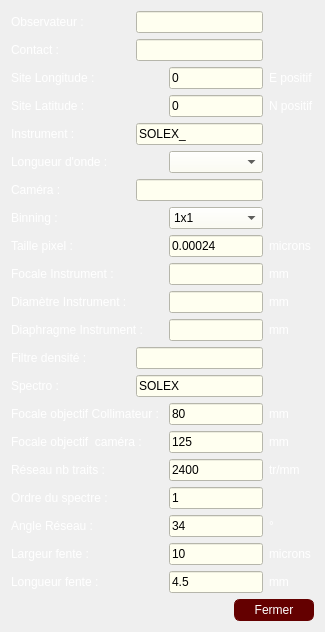
<?xml version="1.0" encoding="UTF-8"?>
<ui version="4.0">
 <class>param_dlg</class>
 <widget class="QDialog" name="param_dlg">
  <property name="geometry">
   <rect>
    <x>0</x>
    <y>0</y>
    <width>322</width>
    <height>613</height>
   </rect>
  </property>
  <property name="windowTitle">
   <string>BASS2000</string>
  </property>
  <property name="styleSheet">
   <string notr="true">QDialogWindow {color : white ; background-color : rgb(64,64,64)}
QPushButton { color: white; background-color: rgb(80,0,0) }
QPushButton::default {  color: white; background-color: rgb(100,0,0); border: 1px solid rgb(100,0,0) ;border-radius:6px}
QPushButton::default::pressed {  color: white; background-color: rgb(40,0,0); border: 1px solid rgb(100,0,0) ;border-radius:6px}
QLineEdit { color: black; background-color: ivory }
QTextEdit { color: black; background-color: ivory }
QCheckBox::indicator::unchecked {background-color: ivory; width: 13 px;height: 13 px}
QCheckBox::indicator::checked { background-color:green; width: 13 px;height: 13 px}
QCheckBox, QLabel { color : white }
QRadioButton::indicator::unchecked {background-color: ivory; width: 13 px;height: 13 px;border-radius:6px}
QRadioButton::indicator::checked { background-color:green; width: 13 px;height: 13 px;border-radius:6px}
QCheckBox, QLabel,QRadioButton { color : white }
QLabel::disabled { color : rgb(200,200,200) }
QComboBox { background-color:  ivory; color: black }
QAbstractItemView {background-color: ivory; color: black }</string>
  </property>
  <layout class="QVBoxLayout" name="verticalLayout">
   <item>
    <layout class="QGridLayout" name="gridLayout">
     <item row="0" column="0">
      <widget class="QLabel" name="label_23">
       <property name="text">
        <string>Observateur :</string>
       </property>
      </widget>
     </item>
     <item row="0" column="1" colspan="2">
      <widget class="QLineEdit" name="db_observer_text">
       <property name="minimumSize">
        <size>
         <width>100</width>
         <height>0</height>
        </size>
       </property>
      </widget>
     </item>
     <item row="1" column="0">
      <widget class="QLabel" name="label_18">
       <property name="text">
        <string>Contact :</string>
       </property>
      </widget>
     </item>
     <item row="1" column="1" colspan="2">
      <widget class="QLineEdit" name="db_contact_text">
       <property name="minimumSize">
        <size>
         <width>100</width>
         <height>0</height>
        </size>
       </property>
       <property name="text">
        <string/>
       </property>
      </widget>
     </item>
     <item row="2" column="0">
      <widget class="QLabel" name="label_24">
       <property name="text">
        <string>Site Longitude :</string>
       </property>
      </widget>
     </item>
     <item row="2" column="2">
      <widget class="QLineEdit" name="db_long_text">
       <property name="minimumSize">
        <size>
         <width>65</width>
         <height>0</height>
        </size>
       </property>
       <property name="text">
        <string>0</string>
       </property>
      </widget>
     </item>
     <item row="2" column="3">
      <widget class="QLabel" name="label_26">
       <property name="text">
        <string>E positif</string>
       </property>
      </widget>
     </item>
     <item row="3" column="0">
      <widget class="QLabel" name="label_25">
       <property name="text">
        <string>Site Latitude : </string>
       </property>
      </widget>
     </item>
     <item row="3" column="2">
      <widget class="QLineEdit" name="db_lat_text">
       <property name="minimumSize">
        <size>
         <width>65</width>
         <height>0</height>
        </size>
       </property>
       <property name="text">
        <string>0</string>
       </property>
      </widget>
     </item>
     <item row="3" column="3">
      <widget class="QLabel" name="label_27">
       <property name="text">
        <string>N positif</string>
       </property>
      </widget>
     </item>
     <item row="4" column="0">
      <widget class="QLabel" name="label_28">
       <property name="text">
        <string>Instrument :</string>
       </property>
      </widget>
     </item>
     <item row="4" column="1" colspan="2">
      <widget class="QLineEdit" name="db_instru_text">
       <property name="minimumSize">
        <size>
         <width>100</width>
         <height>0</height>
        </size>
       </property>
       <property name="text">
        <string>SOLEX_</string>
       </property>
      </widget>
     </item>
     <item row="5" column="0">
      <widget class="QLabel" name="label_29">
       <property name="text">
        <string>Longueur d'onde :</string>
       </property>
      </widget>
     </item>
     <item row="5" column="2">
      <widget class="QComboBox" name="db_wave_text">
       <property name="minimumSize">
        <size>
         <width>65</width>
         <height>0</height>
        </size>
       </property>
      </widget>
     </item>
     <item row="6" column="0">
      <widget class="QLabel" name="label">
       <property name="text">
        <string>Caméra :    </string>
       </property>
      </widget>
     </item>
     <item row="6" column="1" colspan="2">
      <widget class="QLineEdit" name="BASS_camera_text">
       <property name="minimumSize">
        <size>
         <width>100</width>
         <height>0</height>
        </size>
       </property>
      </widget>
     </item>
     <item row="7" column="0">
      <widget class="QLabel" name="label_31">
       <property name="text">
        <string>Binning :</string>
       </property>
      </widget>
     </item>
     <item row="7" column="2">
      <widget class="QComboBox" name="db_binning_combo">
       <item>
        <property name="text">
         <string>1x1</string>
        </property>
       </item>
       <item>
        <property name="text">
         <string>2x2</string>
        </property>
       </item>
       <item>
        <property name="text">
         <string>3x3</string>
        </property>
       </item>
       <item>
        <property name="text">
         <string>4x4</string>
        </property>
       </item>
      </widget>
     </item>
     <item row="8" column="0">
      <widget class="QLabel" name="label_2">
       <property name="text">
        <string>Taille pixel : </string>
       </property>
      </widget>
     </item>
     <item row="8" column="2">
      <widget class="QLineEdit" name="BASS_pixel_text">
       <property name="minimumSize">
        <size>
         <width>65</width>
         <height>0</height>
        </size>
       </property>
       <property name="text">
        <string>0.00024</string>
       </property>
      </widget>
     </item>
     <item row="8" column="3">
      <widget class="QLabel" name="label_3">
       <property name="text">
        <string>microns</string>
       </property>
      </widget>
     </item>
     <item row="9" column="0">
      <widget class="QLabel" name="label_4">
       <property name="text">
        <string>Focale Instrument : </string>
       </property>
      </widget>
     </item>
     <item row="9" column="2">
      <widget class="QLineEdit" name="BASS_focinstru_text">
       <property name="minimumSize">
        <size>
         <width>65</width>
         <height>0</height>
        </size>
       </property>
       <property name="text">
        <string/>
       </property>
      </widget>
     </item>
     <item row="9" column="3">
      <widget class="QLabel" name="label_5">
       <property name="text">
        <string>mm</string>
       </property>
      </widget>
     </item>
     <item row="10" column="0">
      <widget class="QLabel" name="label_7">
       <property name="text">
        <string>Diamètre Instrument : </string>
       </property>
      </widget>
     </item>
     <item row="10" column="2">
      <widget class="QLineEdit" name="BASS_diaminstru_text">
       <property name="minimumSize">
        <size>
         <width>65</width>
         <height>0</height>
        </size>
       </property>
       <property name="text">
        <string/>
       </property>
      </widget>
     </item>
     <item row="10" column="3">
      <widget class="QLabel" name="label_6">
       <property name="text">
        <string>mm</string>
       </property>
      </widget>
     </item>
     <item row="11" column="0" colspan="2">
      <widget class="QLabel" name="label_30">
       <property name="text">
        <string>Diaphragme Instrument : </string>
       </property>
      </widget>
     </item>
     <item row="11" column="2">
      <widget class="QLineEdit" name="BASS_diaph_text">
       <property name="minimumSize">
        <size>
         <width>65</width>
         <height>0</height>
        </size>
       </property>
       <property name="text">
        <string/>
       </property>
      </widget>
     </item>
     <item row="11" column="3">
      <widget class="QLabel" name="label_32">
       <property name="text">
        <string>mm</string>
       </property>
      </widget>
     </item>
     <item row="12" column="0">
      <widget class="QLabel" name="label_33">
       <property name="text">
        <string>Filtre densité : </string>
       </property>
      </widget>
     </item>
     <item row="12" column="1" colspan="2">
      <widget class="QLineEdit" name="BASS_nd_text">
       <property name="minimumSize">
        <size>
         <width>100</width>
         <height>0</height>
        </size>
       </property>
       <property name="text">
        <string/>
       </property>
      </widget>
     </item>
     <item row="13" column="0">
      <widget class="QLabel" name="label_12">
       <property name="text">
        <string>Spectro :   </string>
       </property>
      </widget>
     </item>
     <item row="13" column="1" colspan="2">
      <widget class="QLineEdit" name="BASS_spectro_text">
       <property name="minimumSize">
        <size>
         <width>100</width>
         <height>0</height>
        </size>
       </property>
       <property name="text">
        <string>SOLEX</string>
       </property>
      </widget>
     </item>
     <item row="14" column="0" colspan="2">
      <widget class="QLabel" name="label_8">
       <property name="text">
        <string>Focale objectif Collimateur : </string>
       </property>
      </widget>
     </item>
     <item row="14" column="2">
      <widget class="QLineEdit" name="BASS_objcollim_text">
       <property name="minimumSize">
        <size>
         <width>65</width>
         <height>0</height>
        </size>
       </property>
       <property name="text">
        <string>80</string>
       </property>
      </widget>
     </item>
     <item row="14" column="3">
      <widget class="QLabel" name="label_9">
       <property name="text">
        <string>mm</string>
       </property>
      </widget>
     </item>
     <item row="15" column="0" colspan="2">
      <widget class="QLabel" name="label_10">
       <property name="text">
        <string>Focale objectif  caméra : </string>
       </property>
      </widget>
     </item>
     <item row="15" column="2">
      <widget class="QLineEdit" name="BASS_objcam_text">
       <property name="minimumSize">
        <size>
         <width>65</width>
         <height>0</height>
        </size>
       </property>
       <property name="text">
        <string>125</string>
       </property>
      </widget>
     </item>
     <item row="15" column="3">
      <widget class="QLabel" name="label_11">
       <property name="text">
        <string>mm</string>
       </property>
      </widget>
     </item>
     <item row="16" column="0">
      <widget class="QLabel" name="label_13">
       <property name="text">
        <string>Réseau nb traits : </string>
       </property>
      </widget>
     </item>
     <item row="16" column="2">
      <widget class="QLineEdit" name="BASS_reseau_text">
       <property name="minimumSize">
        <size>
         <width>65</width>
         <height>0</height>
        </size>
       </property>
       <property name="text">
        <string>2400</string>
       </property>
      </widget>
     </item>
     <item row="16" column="3">
      <widget class="QLabel" name="label_19">
       <property name="text">
        <string>tr/mm</string>
       </property>
      </widget>
     </item>
     <item row="17" column="0">
      <widget class="QLabel" name="label_14">
       <property name="text">
        <string>Ordre du spectre : </string>
       </property>
      </widget>
     </item>
     <item row="17" column="2">
      <widget class="QLineEdit" name="BASS_ordre_text">
       <property name="minimumSize">
        <size>
         <width>65</width>
         <height>0</height>
        </size>
       </property>
       <property name="text">
        <string>1</string>
       </property>
      </widget>
     </item>
     <item row="18" column="0">
      <widget class="QLabel" name="label_15">
       <property name="text">
        <string>Angle Réseau : </string>
       </property>
      </widget>
     </item>
     <item row="18" column="2">
      <widget class="QLineEdit" name="BASS_ang_text">
       <property name="minimumSize">
        <size>
         <width>65</width>
         <height>0</height>
        </size>
       </property>
       <property name="text">
        <string>34</string>
       </property>
      </widget>
     </item>
     <item row="18" column="3">
      <widget class="QLabel" name="label_20">
       <property name="text">
        <string>°</string>
       </property>
      </widget>
     </item>
     <item row="19" column="0">
      <widget class="QLabel" name="label_16">
       <property name="text">
        <string>Largeur fente : </string>
       </property>
      </widget>
     </item>
     <item row="19" column="2">
      <widget class="QLineEdit" name="BASS_fentelarg_text">
       <property name="minimumSize">
        <size>
         <width>65</width>
         <height>0</height>
        </size>
       </property>
       <property name="text">
        <string>10</string>
       </property>
      </widget>
     </item>
     <item row="19" column="3">
      <widget class="QLabel" name="label_22">
       <property name="text">
        <string>microns</string>
       </property>
      </widget>
     </item>
     <item row="20" column="0">
      <widget class="QLabel" name="label_17">
       <property name="text">
        <string>Longueur fente : </string>
       </property>
      </widget>
     </item>
     <item row="20" column="2">
      <widget class="QLineEdit" name="BASS_fentelong_text">
       <property name="minimumSize">
        <size>
         <width>65</width>
         <height>0</height>
        </size>
       </property>
       <property name="text">
        <string>4.5</string>
       </property>
      </widget>
     </item>
     <item row="20" column="3">
      <widget class="QLabel" name="label_21">
       <property name="text">
        <string>mm</string>
       </property>
      </widget>
     </item>
    </layout>
   </item>
   <item>
    <layout class="QHBoxLayout" name="horizontalLayout">
     <item>
      <spacer name="horizontalSpacer">
       <property name="orientation">
        <enum>Qt::Orientation::Horizontal</enum>
       </property>
       <property name="sizeHint" stdset="0">
        <size>
         <width>40</width>
         <height>20</height>
        </size>
       </property>
      </spacer>
     </item>
     <item>
      <widget class="QPushButton" name="BASS_ok_btn">
       <property name="minimumSize">
        <size>
         <width>75</width>
         <height>0</height>
        </size>
       </property>
       <property name="text">
        <string>Fermer</string>
       </property>
      </widget>
     </item>
    </layout>
   </item>
  </layout>
 </widget>
 <resources/>
 <connections/>
</ui>
